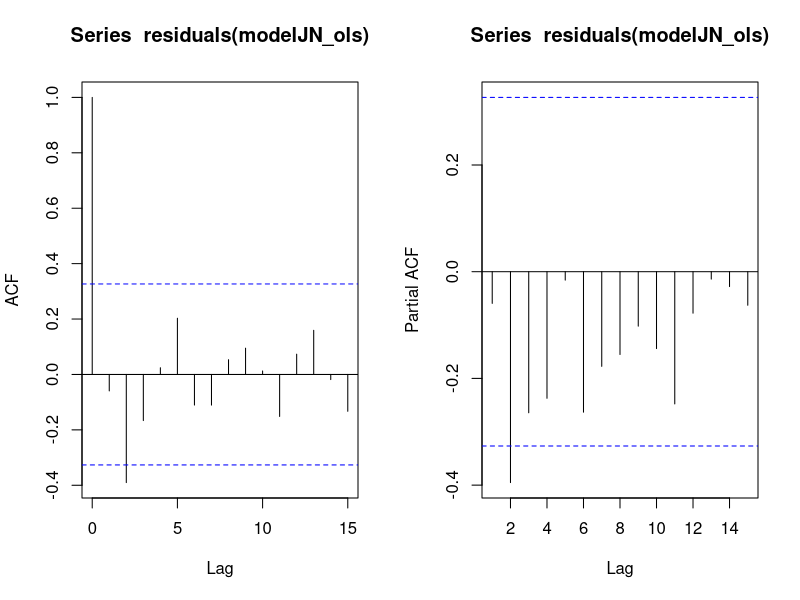
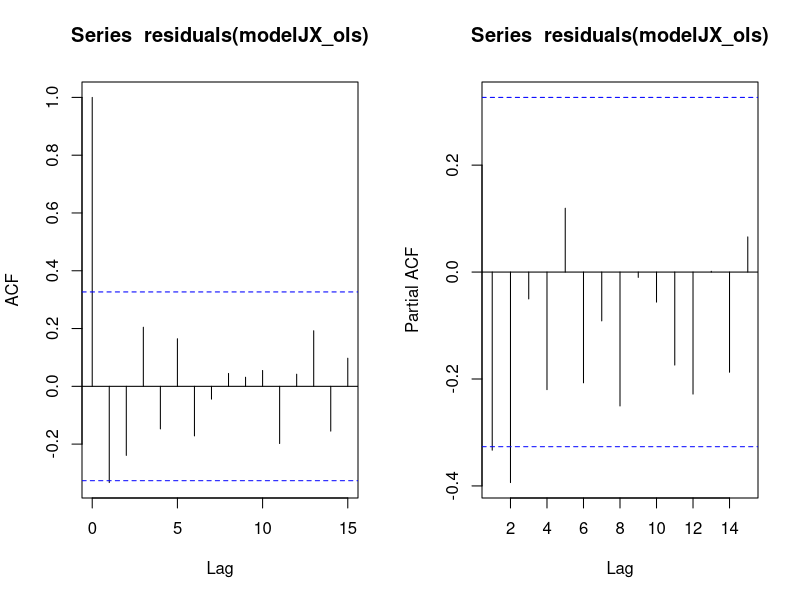
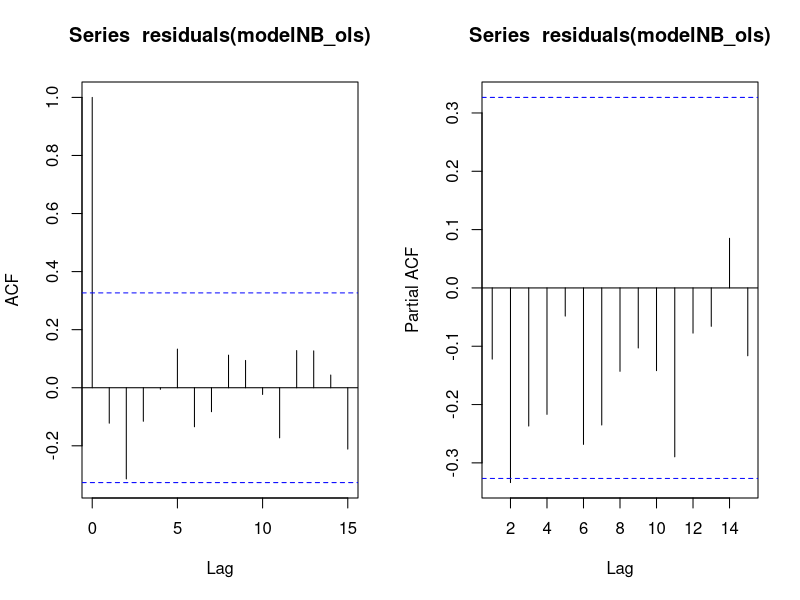
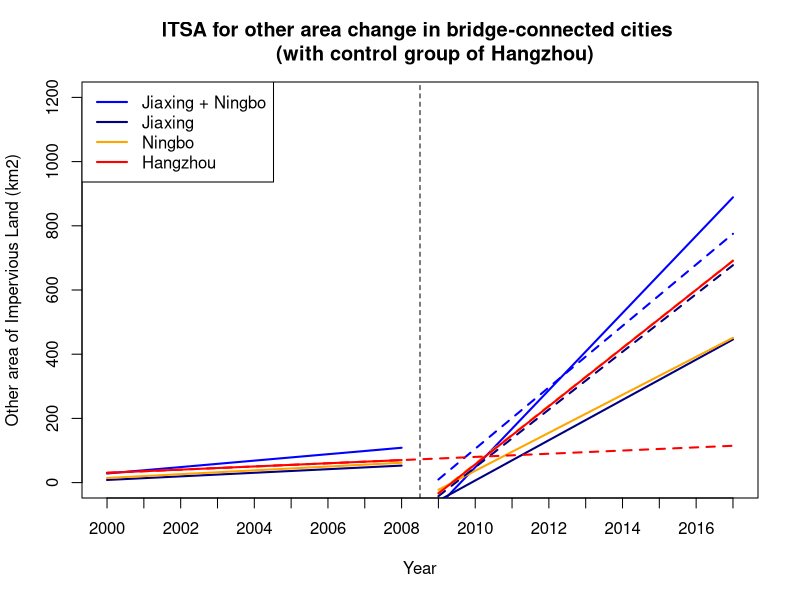

The R script that drew these images, in order:
#########################################################################
# Interrupted Time-series Analysis on Other land of Impervious Land in Bridge-connected Cities
# Yuting Zou
# March 2020
#########################################################################

########################## Part1: Set the script environment and workspace ##############################
# Load library what is needed later
install.packages("car")
library(car)
library(nlme)

#Set the workspace for the data file
setwd('D:/college/Thesis/R code/data/InterruptedTime-seriesAnalysis/ITSA_LULC')

#################################### Part2: Load data from the file #####################################
# Load data from data file
dataJNHZ <- read.csv('OTJNHZV3.csv',header = T)
dataJXHZ <- read.csv('OTJXHZV3.csv',header = T)
dataNBHZ <- read.csv('OTNBHZV3.csv',header = T)

############################################# Part3: Initial Plot #######################################
# Plot the time series for the Impervious Surface area in Jiaxing
# plot(dataJNHZ$time[1:18],dataJNHZ$AG[1:18],
#      ylab = "Agricultural land for Jiaxing and Ningbo",
#      ylim = c(2000,9000),
#      xlab = 'Year',
#      type = 'l',
#      col = 'blue',
#      xaxt = 'n',
#      main = 'Area change of Agricultural land in Jiaxing & Ningbo and Hangzhou 
#      from 2000-2017')

# # Add in control group Impervious surface area in Hangzhou
# points(dataJNHZ$time[19:36],dataJNHZ$AG[19:36],
#        type = 'l',
#        col = 'red')
# 
# # Add in legend
# legend("bottomright",legend = c('Jiaxing & Ningbo','Hangzhou'),
#        col = c('blue', 'red'), pch = 20)
# 
# # Add x-axies year labels
# axis(1, at = 1:18, labels = dataJNHZ$year[1:18])
# 
# # Add individual point for the figure
# points(dataJNHZ$time[1:18],dataJNHZ$AG[1:18],
#        col = 'blue',
#        pch = 20)
# 
# points(dataJNHZ$time[19:36], dataJNHZ$AG[19:36],
#        col = 'red',
#        pch = 20)
# 
# # Lable the time when the bridge is open to traffic
# abline(v = 9.5,lty = 2)
# 
# # Add in legend
# legend("bottomright",legend = c('Jiaxing & Ningbo','Hangzhou'),
#        col = c('blue', 'red'), pch = 20)

#################################### Part 4: Preliminary Analysis ######################################
#############################Jiaxing and Ningbo
# Standard OLS regression model
modelJN_ols <- lm(OT ~ time + NBJX + NBJXtime + level + trend + NBJXlevel + NBJXtrend, data = dataJNHZ)
# ACF plots
par(mfrow = c(1,2),ask = F)
acf(residuals(modelJN_ols))
acf(residuals(modelJN_ols),type = 'partial')

#############################Jiaxing
# Standard OLS regression model for Jiaxing 
modelJX_ols <- lm(OT ~ time + Jiaxing + Jiaxingtime + level + trend + Jiaxinglevel + Jiaxingtrend, data = dataJXHZ)
# ACF plots
par(mfrow = c(1,2),ask = F)
acf(residuals(modelJX_ols))
acf(residuals(modelJX_ols),type = 'partial')

#############################Ningbo
modelNB_ols <- lm(OT ~ time + Ningbo + Ningbotime + level + trend + Ningbolevel + Ningbotrend, data = dataNBHZ)
# ACF plots
par(mfrow = c(1,2),ask = F)
acf(residuals(modelNB_ols))
acf(residuals(modelNB_ols),type = 'partial')
######################################### Part 5: Modeling #############################################
#############################Jiaxing and Ningbo
JNmodel_q2 = gls(OT ~ time + NBJX + NBJXtime + level + trend + NBJXlevel + NBJXtrend,  
                 data = dataJNHZ, correlation=corARMA(q=2,form=~time|NBJX), method = 'ML')
summary(JNmodel_q2)
confint(JNmodel_q2)

#############################Jiaxing 
JXmodel_p2 = gls(OT ~ time + Jiaxing + Jiaxingtime + level + trend + Jiaxinglevel + Jiaxingtrend, 
                 data = dataJXHZ, correlation=corARMA(p=2,form=~time|Jiaxing), method = 'ML')
summary(JXmodel_p2)
confint(JXmodel_p2)
#############################Ningbo
# Fit the GLS regression model
NBmodel_p2 = gls(OT ~ time + Ningbo + Ningbotime + level + trend + Ningbolevel + Ningbotrend, 
                 data = dataNBHZ, correlation=corARMA(p=2,form=~time|Ningbo),method = 'ML')
summary(NBmodel_p2)
confint(NBmodel_p2)
####################################### Part 6: Diagnostic tests #########################################
# Likelihood-ratio tests to check whether the parameters of the AR process for the errors are necessary and sufficient
#model_p10q1 <- update(model_q1p1,correlation=corARMA(q=5,p=4,form=~time|NBJX))
#anova(model_q1p1,model_p10q1)
#AIC(model_q1p1)
#AIC(model_p10q1)
####################################### Part 7: Plot results ############################################
# First plot the raw data points for the Ningbo
par(mfrow=c(1,1))
plot(dataJNHZ$time[1:18],dataJNHZ$OT[1:18],
     ylim=c(0,1200),
     ylab="Other area of Impervious Land (km2)",
     xlab="Year",
     pch=20,
     col="white",
     xaxt="n",
     main = "ITSA for other area change in bridge-connected cities 
     (with control group of Hangzhou)")

# Add x-axis year labels
axis(1, at=1:18, labels=dataJNHZ$year[1:18])
# Label the policy change
abline(v=9.5,lty=2)

# # Add in the points for control and other intervention groups
# points(dataJNHZ$time[19:36],dataJNHZ$OT[19:36],
#        col="pink",
#        pch=20)
# points(dataJXHZ$time[1:18],dataJXHZ$OT[1:18],
#        col="navy",
#        pch=20)
# points(dataNBHZ$time[1:18],dataNBHZ$OT[1:18],
#        col="orange",
#        pch=20)

# Plot the first line segment for the intervention groups
lines(dataJNHZ$time[1:9], fitted(JNmodel_q2)[1:9], col="blue",lwd=2)
lines(dataJXHZ$time[1:9], fitted(JXmodel_p2)[1:9], col="navy",lwd=2)
lines(dataNBHZ$time[1:9], fitted(NBmodel_p2)[1:9], col="orange",lwd=2)

# Add the second line segment for the intervention groupS
lines(dataJNHZ$time[10:18], fitted(JNmodel_q2)[10:18], col="blue",lwd=2)
lines(dataJXHZ$time[10:18], fitted(JXmodel_p2)[10:18], col="navy",lwd=2)
lines(dataNBHZ$time[10:18], fitted(NBmodel_p2)[10:18], col="orange",lwd=2)

# Add the counterfactual for the intervention groups
segments(10, JNmodel_q2$coef[1] + JNmodel_q2$coef[2]*10 + JNmodel_q2$coef[3]+JNmodel_q2$coef[4]*10 + 
           JNmodel_q2$coef[5] + JNmodel_q2$coef[6],
         18, JNmodel_q2$coef[1] + JNmodel_q2$coef[2]*18 + JNmodel_q2$coef[3]+JNmodel_q2$coef[4]*18 + 
           JNmodel_q2$coef[5] + JNmodel_q2$coef[6]*9,
         lty=2,col='blue',lwd=2)
segments(10, JXmodel_p2$coef[1] + JXmodel_p2$coef[2]*10 + JXmodel_p2$coef[3]+JXmodel_p2$coef[4]*10 + 
           JXmodel_p2$coef[5] + JXmodel_p2$coef[6],
         18, JXmodel_p2$coef[1] + JXmodel_p2$coef[2]*18 + JXmodel_p2$coef[3]+JXmodel_p2$coef[4]*18 + 
           JXmodel_p2$coef[5] + JXmodel_p2$coef[6]*9,
         lty=2,col='navy',lwd=2)
segments(10, NBmodel_p2$coef[1] + NBmodel_p2$coef[2]*10 + NBmodel_p2$coef[3]+NBmodel_p2$coef[4]*10 + 
           NBmodel_p2$coef[5] + NBmodel_p2$coef[6],
         18, NBmodel_p2$coef[1] + NBmodel_p2$coef[2]*18 + NBmodel_p2$coef[3]+NBmodel_p2$coef[4]*18 + 
           NBmodel_p2$coef[5] + NBmodel_p2$coef[6]*9,
         lty=2,col='orange',lwd=2)

# Plot the first line segment for the control group
lines(dataJNHZ$time[19:27], fitted(JNmodel_q2)[19:27], col="red",lwd=2)

# Add the second line segment for the control
lines(dataJNHZ$time[28:36], fitted(JNmodel_q2)[28:36], col="red",lwd=2)

# Add the counterfactual for the control group
segments(1, JNmodel_q2$coef[1]+JNmodel_q2$coef[2],
         18,JNmodel_q2$coef[1]+JNmodel_q2$coef[2]*18,
         lty=2,col='red',lwd=2)

# Add in a legend
legend("topleft", legend=c("Jiaxing + Ningbo","Jiaxing","Ningbo","Hangzhou"), col=c("blue","navy","orange","red"),lwd=2)
